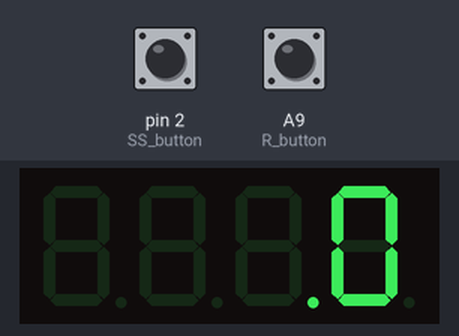
Bench run of a program on a simulated Teensy 3. Shown: 4-digit seven-segment display. The test bench sets the inputs (shaded band); at power-on: pin 2 (SS_button) HIGH, A9 (R_button) HIGH.

Above: at 1.2 s.
1.3 s: pin 2 (SS_button) pulled LOW for 0.15 s
At 1.65 s:
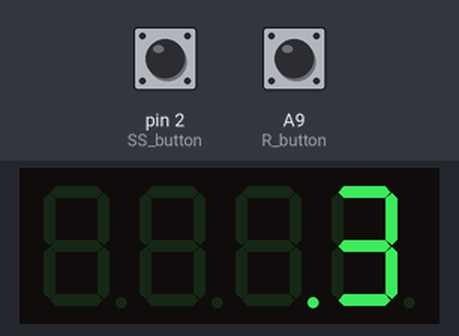
At 2.05 s:
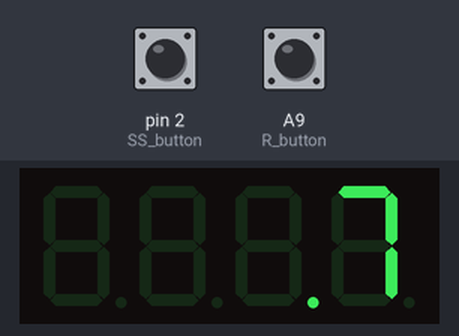
Timing chart, 0 to 4.3 s (numbered marks = the images above; inputs shaded):
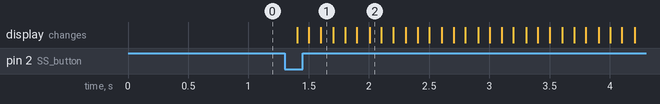

Measured:
- after the input at 1.3 s, the display: first changes after 0.10 s (image 1 shows a later state)

The program:

main.cpp
```cpp
/* Bubble-Display */
/* Author: Lourdrigo de Castro*/

#include <Arduino.h>
#include "SevSeg.h"

//Create an instance of the object.
SevSeg myDisplay;

//Create global variables
unsigned long OnTime = 0; // will store the last time the stopwatch is counting.
unsigned long Stoptime = 0; // will store the last time the stopwatch is stopped.
bool ButtonOn = false; // use to detect if the button is ON
int deciSecond = 0; // initial count in decisecond
const uint32_t timeDebounce = 500; //debounce time
uint8_t R_button = 23; // button connected to pin 23
uint8_t SS_button = 2; // button connected to pin 2

void ISR_Start_Stop(); // Start Stop function
void ISR_Reset(); // Reset function
void stopwatch(); // time counter function

void setup(){
  pinMode(R_button, INPUT_PULLUP); // set the digital pin as input and enable internal pullup resistor
  pinMode(SS_button, INPUT_PULLUP); // set the digital pin as input and enable internal pullup resistor
  attachInterrupt(digitalPinToInterrupt(SS_button), ISR_Start_Stop, FALLING); // attached interrupt to call ISR_Start_Stop()
  attachInterrupt(digitalPinToInterrupt(R_button), ISR_Reset, FALLING); // attached interrupt to call ISR_Reset()
  int displayType = COMMON_CATHODE; //Your display is either common cathode or common anode
  //This pinout is for a bubble display
  //Declare what pins are connected to the GND pins (cathodes)
    int digit1 = 12; //Pin 1
    int digit2 = 14; //Pin 10
    int digit3 = 11; //Pin 4
    int digit4 = 10; //Pin 6
  //Declare what pins are connected to the segments (anodes)
    int segA = 15; //Pin 12
    int segB = 16; //Pin 11
    int segC = 8; //Pin 3
    int segD = 18; //Pin 8
    int segE = 9; //Pin 2
    int segF = 17; //Pin 9
    int segG = 19; //Pin 7
    int segDP= 7; //Pin 5
  int numberOfDigits = 4; // 4 digit display
  myDisplay.Begin(displayType, numberOfDigits, digit1, digit2, digit3, digit4, segA, segB, segC, segD, segE, segF, segG, segDP);
  myDisplay.SetBrightness(100); //Set the display to 100% brightness level
}

void loop(){
if (ButtonOn) { //check if the ButtonON is turned ON.
  stopwatch(); // call the stopwatch function
    } else {
      Stoptime = millis() - OnTime; // time the stopwatch is stopped.
      char tempString[10]; // display the current time in decisecond.
      sprintf(tempString, "%4d", deciSecond);
      myDisplay.DisplayString(tempString, 4);
    }
 if (deciSecond == 9000){ //stopwatch will reset at 9000 decisecond or 15minutes
   ButtonOn = LOW;
   ISR_Reset();
  }
}

void stopwatch(){
char tempString[10]; // display the current time in decisecond.
sprintf(tempString, "%4d", deciSecond);
myDisplay.DisplayString(tempString, 4);

OnTime = (millis() -  Stoptime); // time the stopwatch is counting.
deciSecond = (OnTime/100); // millisecond is converted to deciseconds.
}

void ISR_Start_Stop(){
 uint32_t timeNewKeyPress = millis(); // set the time the SS_button is not pressed
 static uint32_t timeLastKeyPress = 0; //time the SS_button is pressed
 if ( timeNewKeyPress - timeLastKeyPress >= timeDebounce) { // equating to the timeDebounce
    ButtonOn = !ButtonOn; //sets the state of the button everytime the SS_button is pressed
  }
    timeLastKeyPress = timeNewKeyPress; //reset the debouncing timer
}

void ISR_Reset(){
uint32_t timeNewKeyPress = millis(); // set the time the R_button is not pressed
static uint32_t timeLastKeyPress = 0; //time the R_button is pressed
if ( timeNewKeyPress - timeLastKeyPress >= timeDebounce) { // equating to the timeDebounce
  if (ButtonOn == LOW){ // check if the ButtonOn is OFF
      OnTime = 0; //Reset the OnTime to zero
      deciSecond = 0; //Rreset the deciSecond to zero
    }
  }
    timeLastKeyPress = timeNewKeyPress; //reset the debouncing timer
}
```
